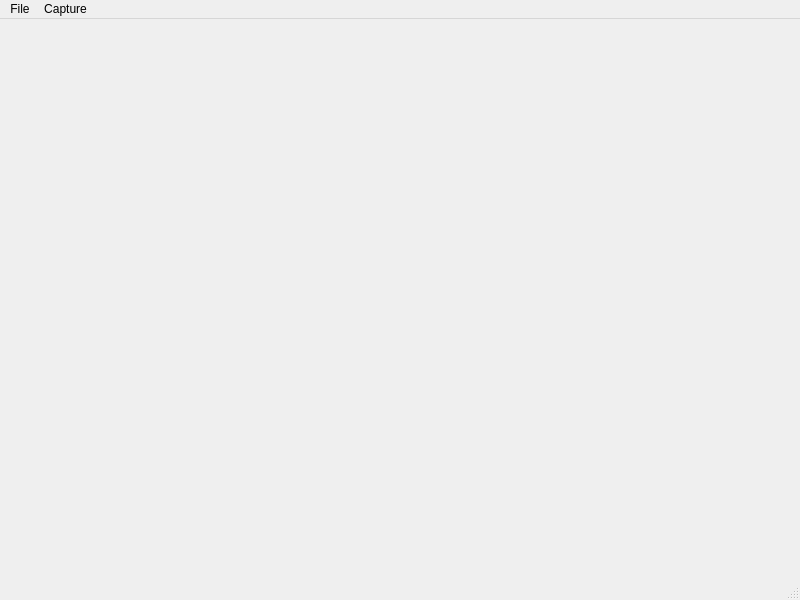
<?xml version="1.0" encoding="UTF-8"?>
<ui version="4.0">
 <class>MainWindow</class>
 <widget class="QMainWindow" name="MainWindow">
  <property name="geometry">
   <rect>
    <x>0</x>
    <y>0</y>
    <width>800</width>
    <height>600</height>
   </rect>
  </property>
  <property name="windowTitle">
   <string>MainWindow</string>
  </property>
  <widget class="QWidget" name="centralwidget"/>
  <widget class="QMenuBar" name="menubar">
   <property name="geometry">
    <rect>
     <x>0</x>
     <y>0</y>
     <width>800</width>
     <height>21</height>
    </rect>
   </property>
   <widget class="QMenu" name="menuFile">
    <property name="title">
     <string>File</string>
    </property>
    <addaction name="actionOpen"/>
    <addaction name="actionSave"/>
   </widget>
   <widget class="QMenu" name="menuCapture">
    <property name="title">
     <string>Capture</string>
    </property>
    <addaction name="actionNew"/>
    <addaction name="actionPause"/>
    <addaction name="actionStart"/>
   </widget>
   <addaction name="menuFile"/>
   <addaction name="menuCapture"/>
  </widget>
  <widget class="QStatusBar" name="statusbar"/>
  <action name="actionOpen">
   <property name="text">
    <string>Open</string>
   </property>
  </action>
  <action name="actionSave">
   <property name="text">
    <string>Save</string>
   </property>
  </action>
  <action name="actionNew">
   <property name="text">
    <string>New</string>
   </property>
  </action>
  <action name="actionPause">
   <property name="text">
    <string>Pause</string>
   </property>
  </action>
  <action name="actionStart">
   <property name="text">
    <string>Start</string>
   </property>
  </action>
 </widget>
 <resources/>
 <connections/>
</ui>
